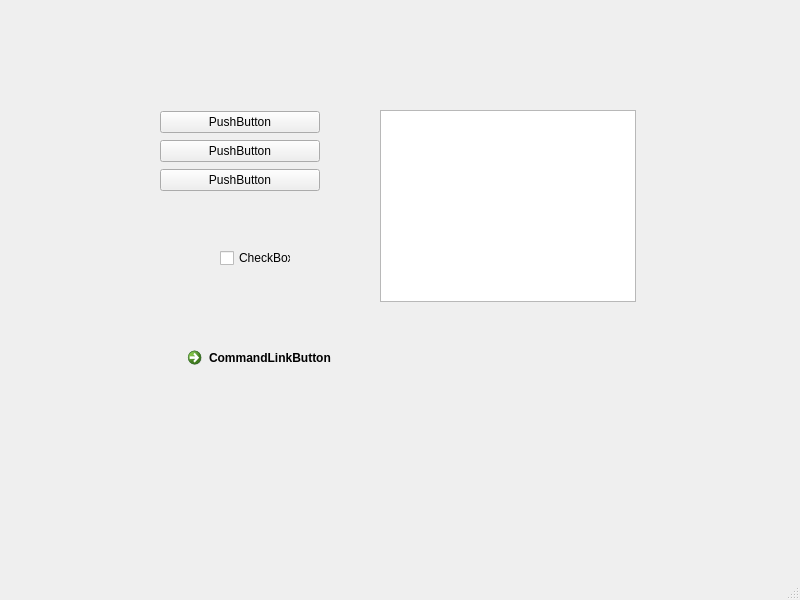
<?xml version="1.0" encoding="UTF-8"?>
<ui version="4.0">
 <class>MainWindow</class>
 <widget class="QMainWindow" name="MainWindow">
  <property name="geometry">
   <rect>
    <x>0</x>
    <y>0</y>
    <width>800</width>
    <height>600</height>
   </rect>
  </property>
  <property name="windowTitle">
   <string>MainWindow</string>
  </property>
  <widget class="QWidget" name="centralwidget">
   <widget class="QWidget" name="verticalLayoutWidget">
    <property name="geometry">
     <rect>
      <x>160</x>
      <y>110</y>
      <width>160</width>
      <height>83</height>
     </rect>
    </property>
    <layout class="QVBoxLayout" name="verticalLayout">
     <item>
      <widget class="QPushButton" name="pushButton">
       <property name="text">
        <string>PushButton</string>
       </property>
      </widget>
     </item>
     <item>
      <widget class="QPushButton" name="pushButton_3">
       <property name="text">
        <string>PushButton</string>
       </property>
      </widget>
     </item>
     <item>
      <widget class="QPushButton" name="pushButton_2">
       <property name="text">
        <string>PushButton</string>
       </property>
      </widget>
     </item>
    </layout>
   </widget>
   <widget class="QCheckBox" name="checkBox">
    <property name="geometry">
     <rect>
      <x>220</x>
      <y>250</y>
      <width>71</width>
      <height>16</height>
     </rect>
    </property>
    <property name="text">
     <string>CheckBox</string>
    </property>
   </widget>
   <widget class="QCommandLinkButton" name="commandLinkButton">
    <property name="geometry">
     <rect>
      <x>180</x>
      <y>340</y>
      <width>185</width>
      <height>41</height>
     </rect>
    </property>
    <property name="text">
     <string>CommandLinkButton</string>
    </property>
   </widget>
   <widget class="QTextBrowser" name="textBrowser">
    <property name="geometry">
     <rect>
      <x>380</x>
      <y>110</y>
      <width>256</width>
      <height>192</height>
     </rect>
    </property>
   </widget>
  </widget>
  <widget class="QMenuBar" name="menubar">
   <property name="geometry">
    <rect>
     <x>0</x>
     <y>0</y>
     <width>800</width>
     <height>23</height>
    </rect>
   </property>
  </widget>
  <widget class="QStatusBar" name="statusbar"/>
 </widget>
 <resources/>
 <connections/>
</ui>
